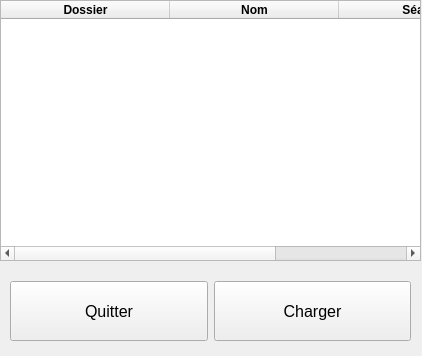
<?xml version="1.0" encoding="UTF-8"?>
<ui version="4.0">
 <class>DossierSelectionDialog</class>
 <widget class="QWidget" name="DossierSelectionDialog">
  <property name="geometry">
   <rect>
    <x>0</x>
    <y>0</y>
    <width>422</width>
    <height>356</height>
   </rect>
  </property>
  <property name="windowTitle">
   <string>Form</string>
  </property>
  <property name="styleSheet">
   <string notr="true"/>
  </property>
  <widget class="QTableWidget" name="tableWidget">
   <property name="geometry">
    <rect>
     <x>0</x>
     <y>0</y>
     <width>421</width>
     <height>261</height>
    </rect>
   </property>
   <attribute name="horizontalHeaderDefaultSectionSize">
    <number>169</number>
   </attribute>
   <column>
    <property name="text">
     <string>Dossier</string>
    </property>
    <property name="font">
     <font>
      <weight>75</weight>
      <bold>true</bold>
     </font>
    </property>
   </column>
   <column>
    <property name="text">
     <string>Nom</string>
    </property>
    <property name="font">
     <font>
      <weight>75</weight>
      <bold>true</bold>
     </font>
    </property>
   </column>
   <column>
    <property name="text">
     <string>Séance</string>
    </property>
    <property name="font">
     <font>
      <weight>75</weight>
      <bold>true</bold>
     </font>
    </property>
   </column>
  </widget>
  <widget class="QWidget" name="horizontalLayoutWidget_2">
   <property name="geometry">
    <rect>
     <x>10</x>
     <y>280</y>
     <width>401</width>
     <height>62</height>
    </rect>
   </property>
   <layout class="QHBoxLayout" name="horizontalLayout_2">
    <item>
     <widget class="QPushButton" name="pushButton_cancel">
      <property name="minimumSize">
       <size>
        <width>150</width>
        <height>60</height>
       </size>
      </property>
      <property name="font">
       <font>
        <pointsize>12</pointsize>
       </font>
      </property>
      <property name="text">
       <string>Quitter</string>
      </property>
     </widget>
    </item>
    <item>
     <widget class="QPushButton" name="pushButton_ok">
      <property name="minimumSize">
       <size>
        <width>50</width>
        <height>60</height>
       </size>
      </property>
      <property name="font">
       <font>
        <pointsize>12</pointsize>
       </font>
      </property>
      <property name="text">
       <string>Charger</string>
      </property>
     </widget>
    </item>
   </layout>
  </widget>
 </widget>
 <resources/>
 <connections/>
</ui>
